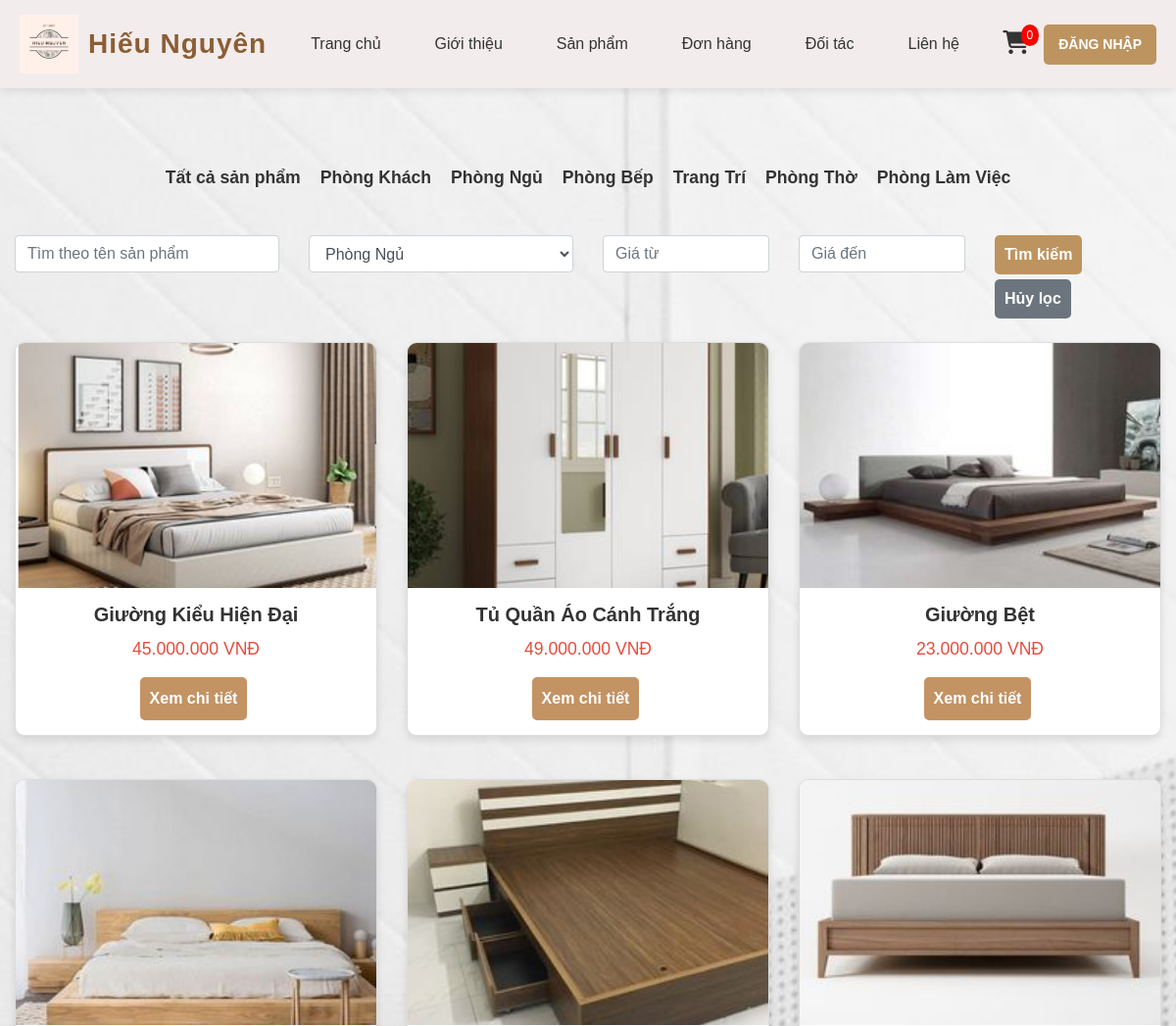
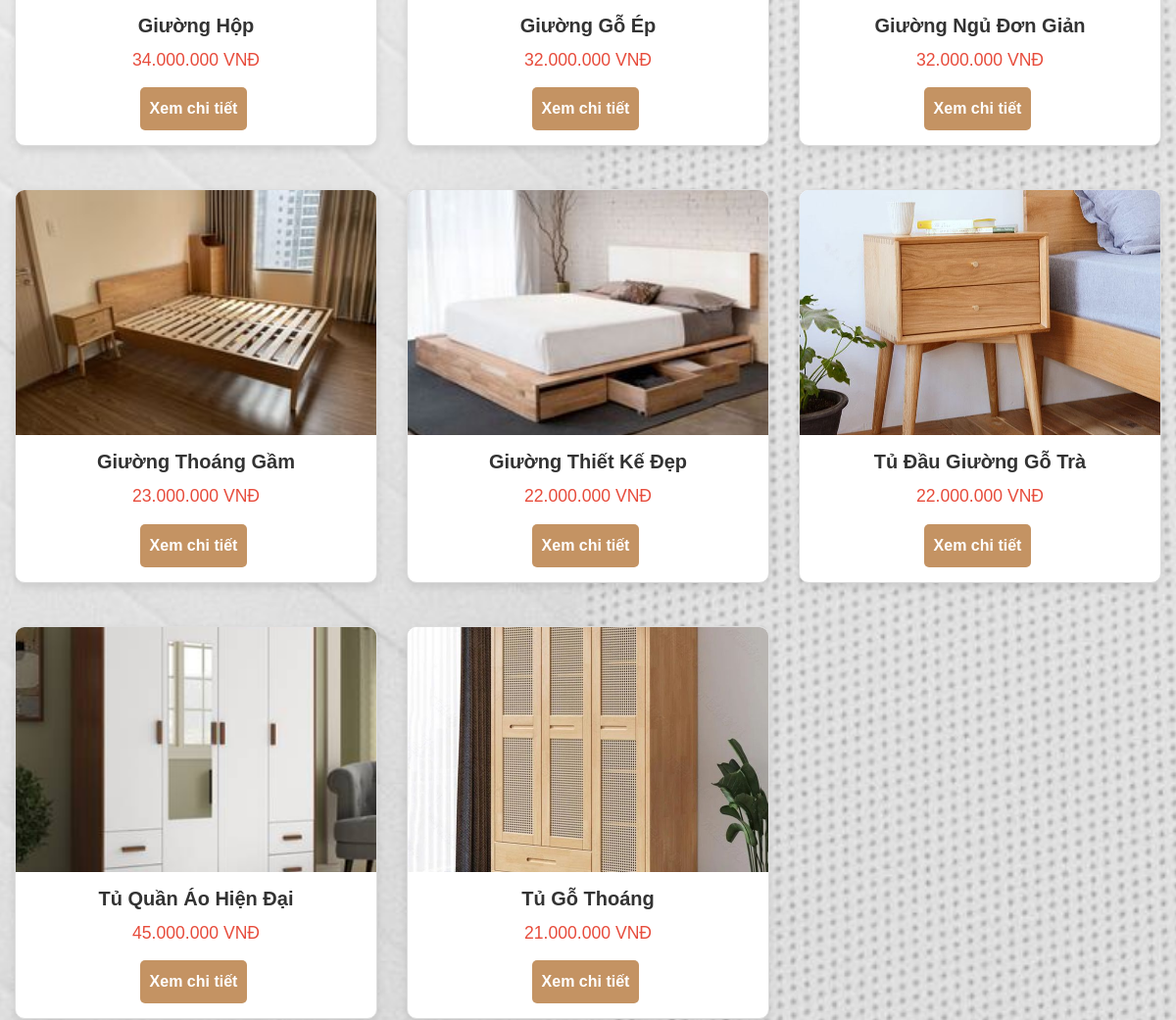
The app's page /frontend/pages/sanpham.php?search_category=phong-ngu (upper part), older data (2 pictures, top to bottom).
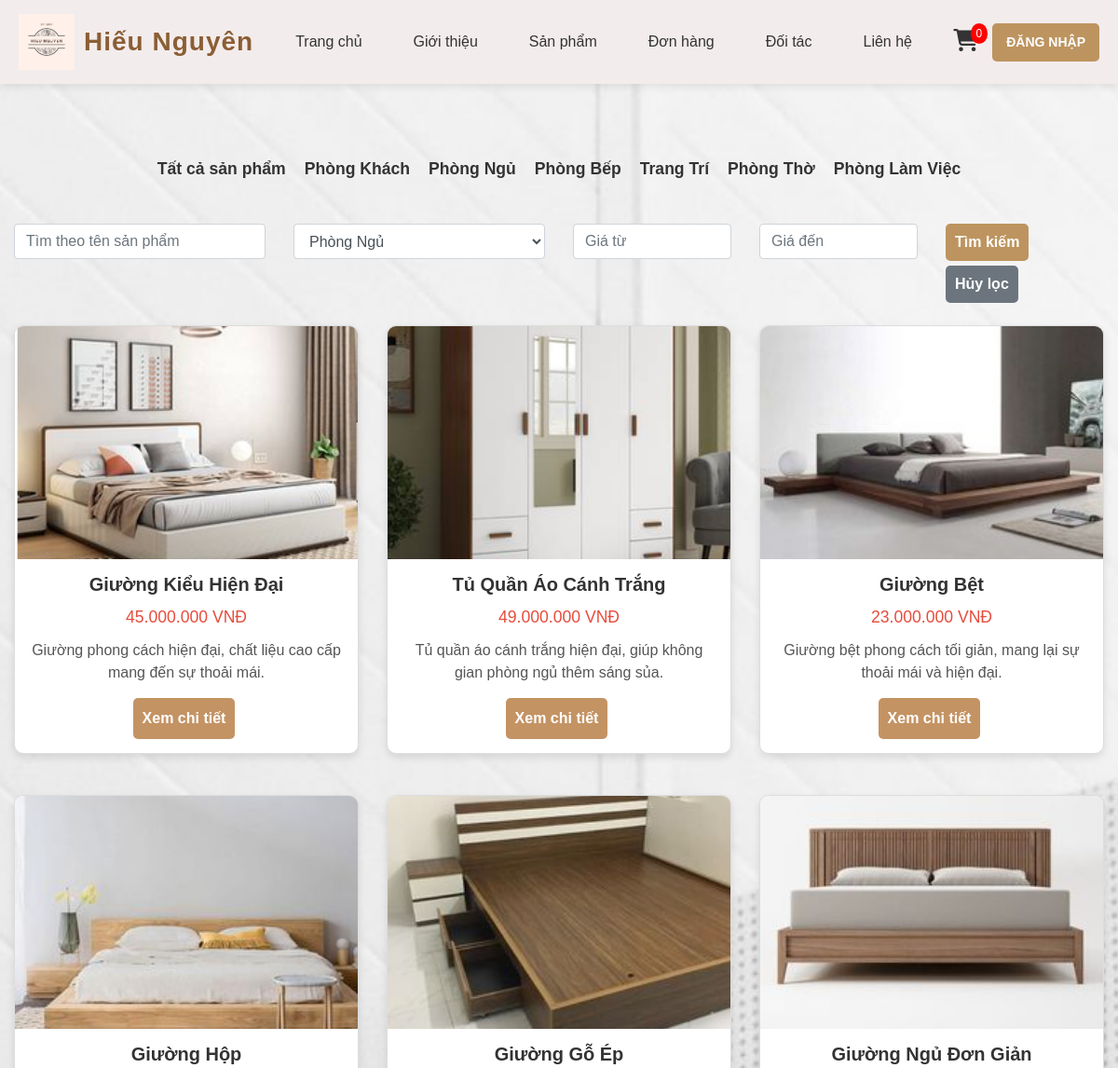
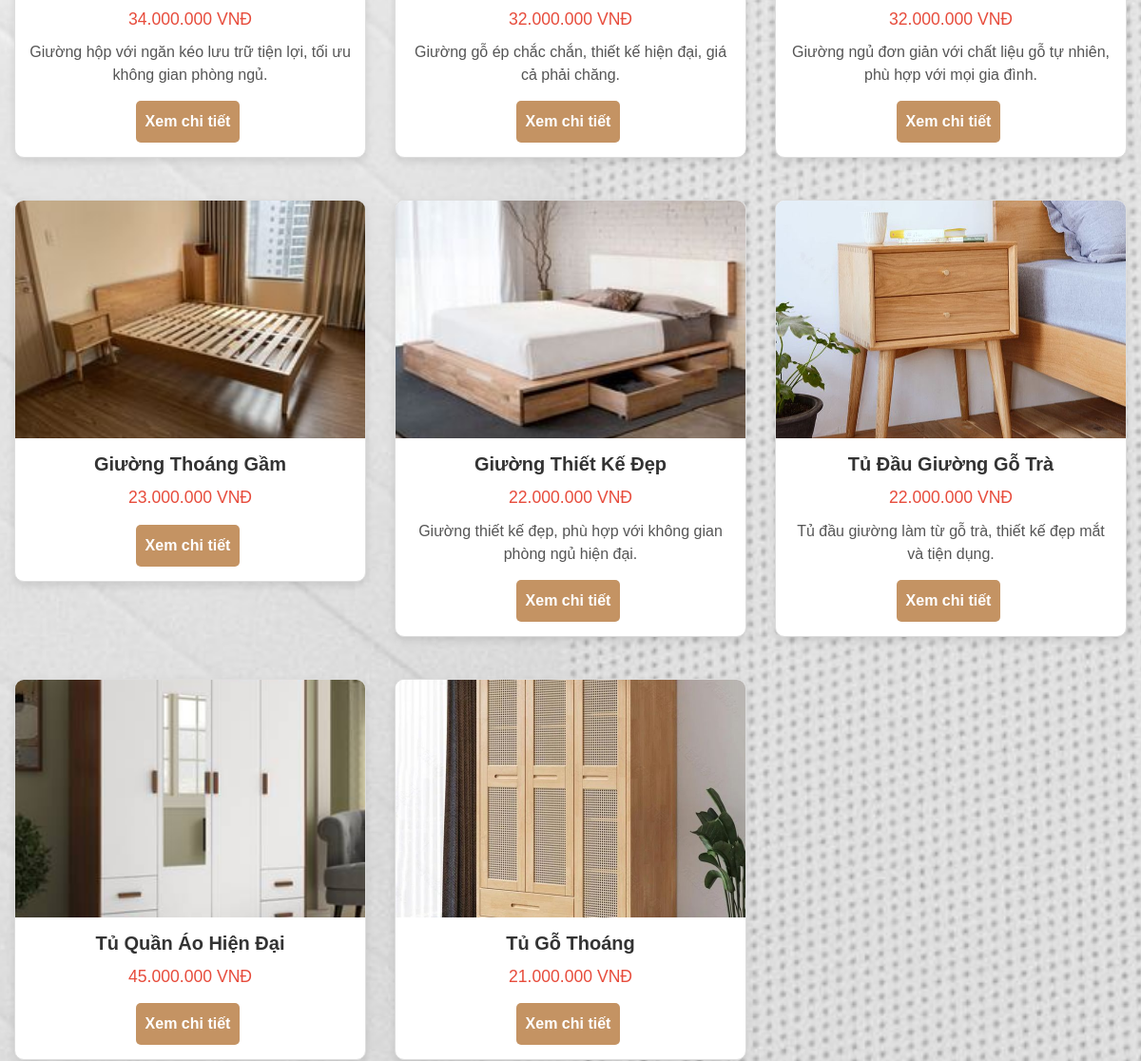
The same page, newer data (2 pictures, top to bottom).
### tables this page shows
CREATE TABLE `products` (
  `id` int(11) NOT NULL,
  `name` varchar(255) NOT NULL,
  `category_slug` varchar(255) DEFAULT NULL,
  `price` decimal(10,2) NOT NULL,
  `image` varchar(255) DEFAULT NULL,
  `description` text DEFAULT NULL
);

### frontend/pages/sanpham.php (the view, shortened to what this page needs)
<?php
include '../../backend/db_connect.php';
include '../includes/header.php';
$sql_categories = "SELECT * FROM categories";
$result_categories = $conn->query($sql_categories);
$categories = [];
while ($row = $result_categories->fetch_assoc()) {
    $categories[$row['slug']] = $row['name'];
}
$search_name = isset($_GET['search_name']) ? $_GET['search_name'] : '';
$search_category = isset($_GET['search_category']) ? $_GET['search_category'] : '';
$search_price_min = isset($_GET['search_price_min']) ? $_GET['search_price_min'] : '';
$search_price_max = isset($_GET['search_price_max']) ? $_GET['search_price_max'] : '';
$sql_filter = "SELECT * FROM products WHERE 1";
$types = "";
$values = [];
if (!empty($search_category)) {
    $sql_filter .= " AND category_slug = ?";
    $types .= "s";
    $values[] = $search_category;
}
$stmt = $conn->prepare($sql_filter);
if (!empty($types)) {
    $stmt->bind_param($types, ...$values);
}
$stmt->execute();
$result_products = $stmt->get_result();
?>
<link rel="stylesheet" href="../css/sanpham.css">
<main>
    <div class="container mt-5">
        <div class="menu-categories">
            <ul class="category-list">
                <li><a href="sanpham.php" class="category-item">Tất cả sản phẩm</a></li>
                <?php foreach ($categories as $slug => $name): ?>
                    <li><a href="sanpham.php?search_category=<?php echo htmlspecialchars($slug); ?>"
                           class="category-item <?php echo ($search_category === $slug) ? 'active' : ''; ?>">
                        <?php echo htmlspecialchars($name); ?>
                    </a></li>
                <?php endforeach; ?>
            </ul>
        </div>
        <div class="filter-bar mb-4">
            <form id="filter-form" method="GET" action="sanpham.php" class="row g-3">
                <div class="col-md-3">
                    <input type="text" name="search_name" value="<?php echo htmlspecialchars($search_name); ?>" class="form-control" placeholder="Tìm theo tên sản phẩm">
                </div>
                <div class="col-md-3">
                    <select name="search_category" class="form-control">
                        <?php foreach ($categories as $slug => $name): ?>
                            <option value="<?php echo htmlspecialchars($slug); ?>" <?php echo ($search_category === $slug) ? 'selected' : ''; ?>>
                                <?php echo htmlspecialchars($name); ?>
                            </option>
                        <?php endforeach; ?>
                    </select>
                </div>
                <div class="col-md-2">
                    <input type="number" name="search_price_min" value="<?php echo htmlspecialchars($search_price_min); ?>" class="form-control" placeholder="Giá từ">
                </div>
                <div class="col-md-2">
                    <input type="number" name="search_price_max" value="<?php echo htmlspecialchars($search_price_max); ?>" class="form-control" placeholder="Giá đến">
                </div>
                <div class="col-md-2">
                    <button type="submit" class="btn btn-search">Tìm kiếm</button>
                    <a href="sanpham.php" class="btn btn-secondary">Hủy lọc</a>
                </div>
            </form>
        </div>
        <div id="product-list" class="row mt-4">
            <?php while ($row = $result_products->fetch_assoc()): ?>
                <div class="col-md-4 mb-4">
                    <div class="card">
                        <img src="<?php echo htmlspecialchars($row['image']); ?>" class="card-img-top" alt="<?php echo htmlspecialchars($row['name']); ?>">
                        <div class="card-body text-center">
                            <h5 class="card-title"><?php echo htmlspecialchars($row['name']); ?></h5>
                            <p class="card-price"><?php echo number_format($row['price'], 0, ',', '.'); ?> VNĐ</p>
                            <p class="card-description"><?php echo htmlspecialchars($row['description']); ?></p>
                            <a href="product_detail.php?id=<?php echo $row['id']; ?>" class="btn btn-primary">Xem chi tiết</a>
                        </div>
                    </div>
                </div>
            <?php endwhile; ?>
        </div>
    </div>
</main>
<?php include '../includes/footer.php'; ?>

Row changes from the older to the newer data that the page shows:
changed products "Giường Kiểu Hiện Đại": description (not shown) → "Giường phong cách hiện đại, chất liệu cao cấp mang đến sự thoải mái."
changed products "Tủ Quần Áo Cánh Trắng": description (not shown) → "Tủ quần áo cánh trắng hiện đại, giúp không gian phòng ngủ thêm sáng sủa."
changed products "Giường Bệt": description (not shown) → "Giường bệt phong cách tối giản, mang lại sự thoải mái và hiện đại."
changed products "Giường Hộp": description (not shown) → "Giường hộp với ngăn kéo lưu trữ tiện lợi, tối ưu không gian phòng ngủ."
changed products "Giường Gỗ Ép": description (not shown) → "Giường gỗ ép chắc chắn, thiết kế hiện đại, giá cả phải chăng."
changed products "Giường Ngủ Đơn Giản": description (not shown) → "Giường ngủ đơn giản với chất liệu gỗ tự nhiên, phù hợp với mọi gia đình."
changed products "Giường Thiết Kế Đẹp": description (not shown) → "Giường thiết kế đẹp, phù hợp với không gian phòng ngủ hiện đại."
changed products "Tủ Đầu Giường Gỗ Trà": description (not shown) → "Tủ đầu giường làm từ gỗ trà, thiết kế đẹp mắt và tiện dụng."
